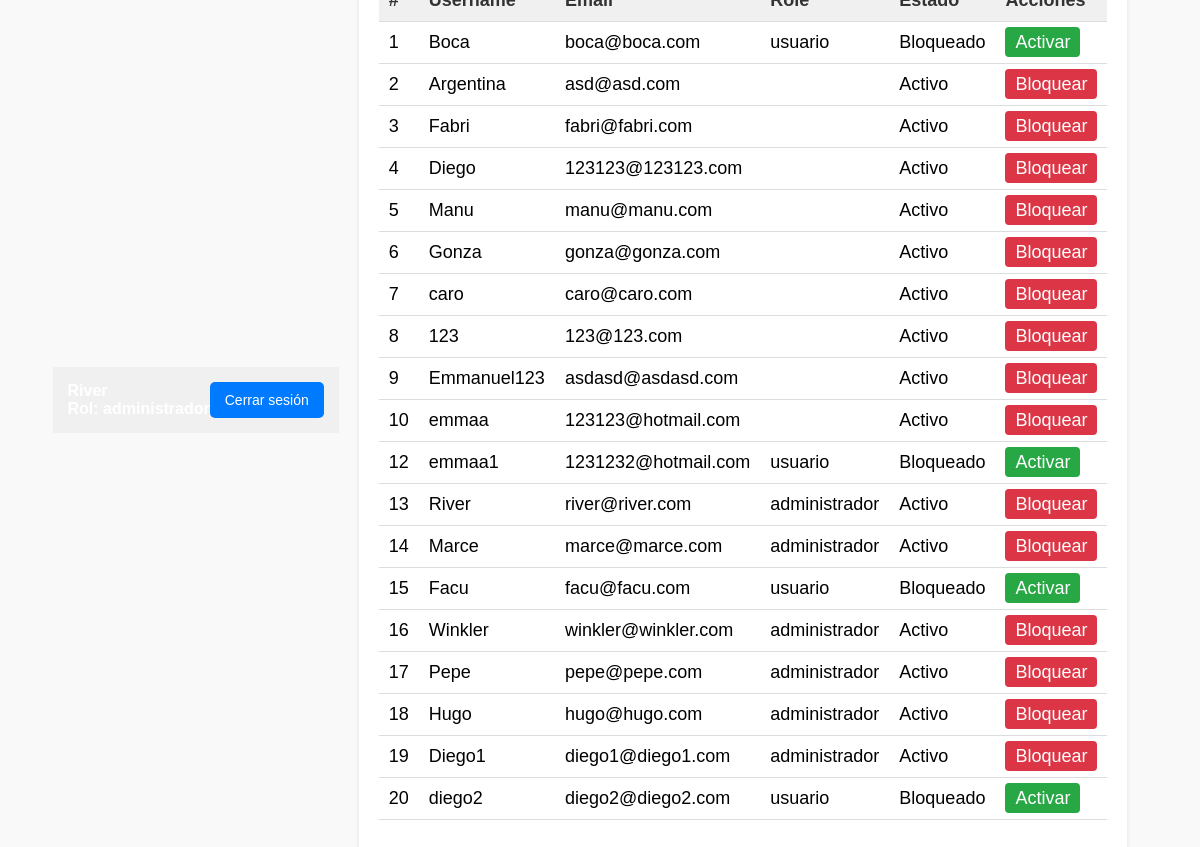
The app's page /admin_dashboard.php (signed in) with its own data.
### tables this page shows
CREATE TABLE `users` (
  `id` int(11) NOT NULL,
  `username` varchar(50) NOT NULL,
  `email` varchar(100) NOT NULL,
  `password` varchar(255) NOT NULL,
  `role` enum('usuario','administrador') DEFAULT 'usuario',
  `created_at` timestamp NOT NULL DEFAULT current_timestamp(),
  `is_active` tinyint(1) DEFAULT 1
);

### admin_dashboard.php (the view, shortened to what this page needs)
<?php
include 'db.php';
$stmt = $pdo->query("SELECT id, username, email, is_active, role FROM users");
$users = $stmt->fetchAll(PDO::FETCH_ASSOC);
?>
<!DOCTYPE html>
<html lang="es">
<head>
    <link rel="stylesheet" href="styles.css">
</head>
<body>
<header class="header">
    <div class="user-info">
        <?php echo htmlspecialchars($_SESSION['username']); ?><br>
    </div>
    <div class="logout">
        <a href="logout.php" class="logout-btn">Cerrar sesión</a>
    </div>
</header>
    <div class="table-container">
        <table>
            <thead>
                <tr>
                    <th>#</th>
                    <th>Username</th>
                    <th>Email</th>
                    <th>Role</th>
                    <th>Estado</th>
                    <th>Acciones</th>
                </tr>
            </thead>
            <tbody>
                <?php foreach ($users as $user): ?>
                    <tr>
                        <td><?php echo htmlspecialchars($user['id']); ?></td>
                        <td><?php echo htmlspecialchars($user['username']); ?></td>
                        <td><?php echo htmlspecialchars($user['email']); ?></td>
                        <td><?php echo htmlspecialchars($user['role']); ?></td>
                        <td><?php echo $user['is_active'] ? 'Activo' : 'Bloqueado'; ?></td>
                        <td>
                            <a href="admin_dashboard.php?toggle_active=1&id=<?php echo $user['id']; ?>"
                                class="<?php echo $user['is_active'] ? 'deactivate-btn' : 'activate-btn'; ?>">
                                <?php echo $user['is_active'] ? 'Bloquear' : 'Activar'; ?>
                            </a>
                        </td>
                    </tr>
                <?php endforeach; ?>
            </tbody>
        </table>
    </div>
    </body>
    </html>

### styles.css (style rules this page uses)
body { font-family: Arial, sans-serif; background-color: #f0f0f0; display: flex; justify-content: center; align-items: center; height: 100vh; margin: 0; }
a { color: #007BFF; text-decoration: none; }
table { width: 100%; border-collapse: collapse; margin: 20px 0; font-size: 18px; text-align: left; }
th, td { padding: 12px; border-bottom: 1px solid #ddd; }
th { background-color: #f8f8f8; color: #333; }
body { font-family: Arial, sans-serif; margin: 0; padding: 0; background-color: #f9f9f9; }
.header { background-color: #343a40; color: #fff; padding: 15px; display: flex; justify-content: space-between; align-items: center; }
.header a { color: #fff; text-decoration: none; }
.header .user-info { font-size: 16px; font-weight: bold; }
.header .logout { font-size: 14px; }
.table-container { margin: 20px; background-color: #fff; padding: 20px; border-radius: 8px; box-shadow: 0 2px 4px rgba(0, 0, 0, 0.1); }
table { width: 100%; border-collapse: collapse; }
th, td { padding: 10px; text-align: left; border-bottom: 1px solid #ddd; }
th { background-color: #f0f0f0; }
.activate-btn { padding: 5px 10px; color: #fff; background-color: #28a745; text-decoration: none; border-radius: 4px; }
.deactivate-btn { padding: 5px 10px; color: #fff; background-color: #dc3545; text-decoration: none; border-radius: 4px; }
.header { background-color: #f0f0f0; padding: 15px; display: flex; justify-content: space-between; align-items: center; }
.logout { margin-left: auto; }
.logout-btn { padding: 10px 15px; background-color: #007bff; color: white; text-decoration: none; border-radius: 5px; font-size: 14px; }

### admin_dashboard.php (style rules this page uses)
.header { background-color: #f0f0f0; padding: 15px; display: flex; justify-content: space-between; align-items: center; }
.user-info { font-size: 16px; font-weight: bold; }
.logout { font-size: 14px; }
.table-container { margin-top: 20px; }
table { width: 100%; border-collapse: collapse; }
th, td { padding: 10px; text-align: left; border-bottom: 1px solid #ddd; }
th { background-color: #f0f0f0; }
.activate-btn { padding: 5px 10px; color: #fff; background-color: #28a745; text-decoration: none; border-radius: 4px; }
.deactivate-btn { padding: 5px 10px; color: #fff; background-color: #dc3545; text-decoration: none; border-radius: 4px; }

### records on screen
users: id "1", username "Boca", email "boca@boca.com", role "usuario", is_active "Bloqueado"
users: id "2", username "Argentina", email "asd@asd.com", is_active "Activo"
users: id "3", username "Fabri", email "fabri@fabri.com", is_active "Activo"
users: id "4", username "Diego", email "123123@123123.com", is_active "Activo"
users: id "5", username "Manu", email "manu@manu.com", is_active "Activo"
users: id "6", username "Gonza", email "gonza@gonza.com", is_active "Activo"
users: id "7", username "caro", email "caro@caro.com", is_active "Activo"
users: id "8", username "123", email "123@123.com", is_active "Activo"
users: id "9", username "Emmanuel123", email "asdasd@asdasd.com", is_active "Activo"
users: id "10", username "emmaa", email "123123@hotmail.com", is_active "Activo"
users: id "12", username "emmaa1", email "1231232@hotmail.com", role "usuario", is_active "Bloqueado"
users: id "13", username "River", email "river@river.com", role "administrador", is_active "Activo"
users: id "14", username "Marce", email "marce@marce.com", role "administrador", is_active "Activo"
users: id "15", username "Facu", email "facu@facu.com", role "usuario", is_active "Bloqueado"
users: id "16", username "Winkler", email "winkler@winkler.com", role "administrador", is_active "Activo"
users: id "17", username "Pepe", email "pepe@pepe.com", role "administrador", is_active "Activo"
users: id "18", username "Hugo", email "hugo@hugo.com", role "administrador", is_active "Activo"
users: id "19", username "Diego1", email "diego1@diego1.com", role "administrador", is_active "Activo"
users: id "20", username "diego2", email "diego2@diego2.com", role "usuario", is_active "Bloqueado"
